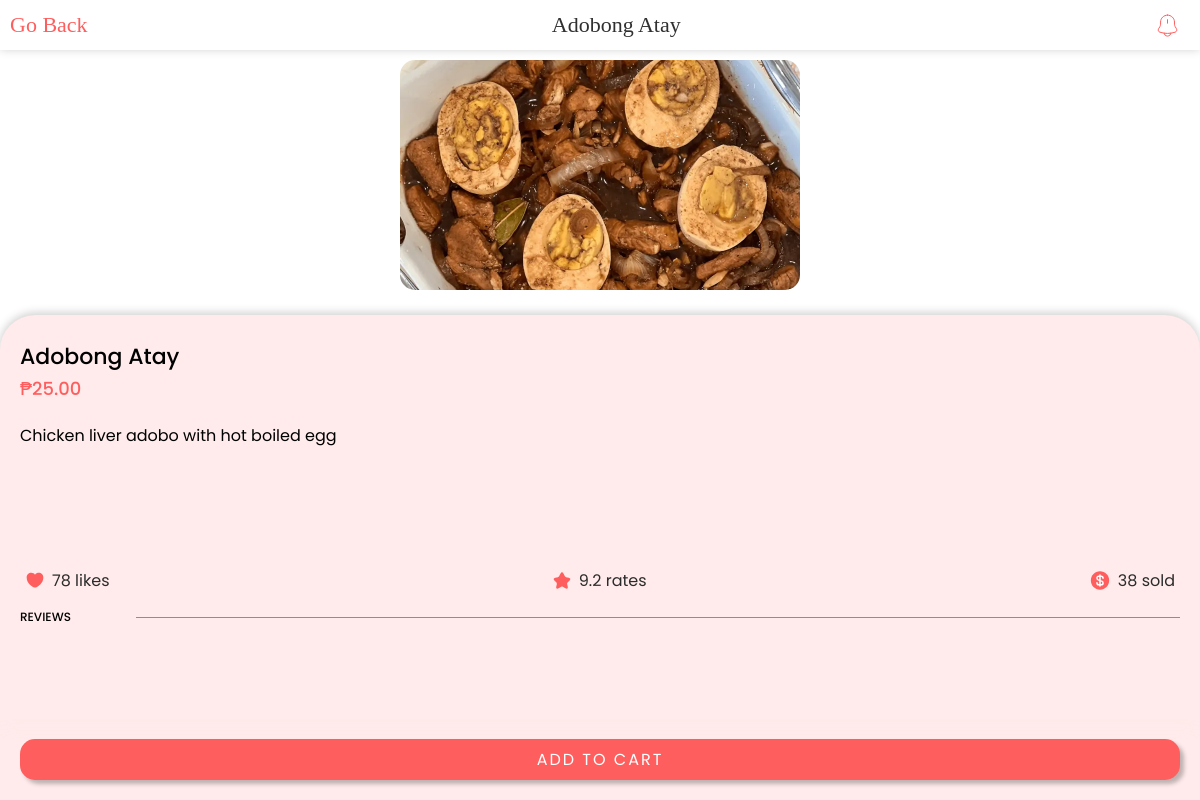
The app's page /customer/food_detailss.php?id=2 with its own data.
### tables this page shows
CREATE TABLE `food_product` (
  `food_id` int(11) NOT NULL,
  `name` varchar(100) NOT NULL,
  `price` decimal(10,2) NOT NULL,
  `description` mediumtext NOT NULL,
  `img` varchar(100) NOT NULL,
  `rates` float NOT NULL,
  `likes` int(11) NOT NULL,
  `sold` int(11) NOT NULL,
  `created_at` timestamp NOT NULL DEFAULT current_timestamp(),
  `updated_at` timestamp NOT NULL DEFAULT current_timestamp() ON UPDATE current_timestamp()
);

### classes/food.class.php (called while the page is built, shortened)
<?php
    include_once 'database.php';
    class Food{
        protected $db;
        function __construct(){
            $this->db = new Database;
        }
        function fetch($id){
            $sql = 'SELECT * FROM food_product WHERE food_id=:food_id;';
            $query = $this->db->connect()->prepare($sql);
            $query->bindParam(':food_id', $id);
            if($query->execute()){
                $data = $query->fetch();
            }
            return $data;
        }
    }
?>

### classes/database.php (called while the page is built)
<?php
    class Database{
        private $host = 'localhost';
        private $username = 'root';
        private $password = '';
        private $database = 'meraki';
        protected $connection;
        function connect(){
            try{
                $this->connection = new PDO("mysql:host=$this->host;dbname=$this->database",
                                            $this->username, $this->password);
            }
            catch(PDOException $e){
                echo 'Connection Error ' . $e->getMessage();
            }
            return $this->connection;
        }
    }
?>

### customer/food_detailss.php (the view, shortened to what this page needs)
<?php
    include_once '../classes/food.class.php';
    include_once '../classes/add_on.class.php';
    $food = new Food;
    if($food->fetch($_GET['id'])){
        $data = $food->fetch($_GET['id']);
    }
    $page_title = $data['name'];
    include_once '../includes/header.php';
    include_once '../includes/top2.php';
?>
<div class="content">
    <div class="img-container">
        <img src="../icons/items/<?= $data['img']; ?>.png">
    </div>
    <div class="desc-container">
        <h3>
            <?= $data['name']; ?>
        </h3>
        <div class="price-cont">
            <span>₱</span>
            <h4 class="price"><?= $data['price']; ?></h4>
        </div>
        <div class="food-description">
            <p>
                <?= $data['description']; ?>
            </p>
        </div>
        <div class="item-rates">
            <div>
                <img src="../icons/items/heart.svg">
                <p>
                    <?= $data['likes']; ?> likes
                </p>
            </div>
            <div>
                <img src="../icons/items/star.svg">
                <p>
                    <?= $data['rates']; ?> rates
                </p>
            </div>
            <div>
                <img src="../icons/items/dollar.svg">
                <p>
                    <?= $data['sold']; ?> sold
                </p>
            </div>
        </div>
        <div class="title-with-line-cont">
            <h1>REVIEWS</h1>
            <hr>
        </div>
        <div class="submit-btn-container">
            <button class="submit-btn" id="add-to-cart">ADD TO CART</button>
        </div>
    </div>
</div>
<?php
    include_once '../includes/footer.php';
?>

### includes/top2.php (shortened to what this page needs)
<div class="top2">
    <div class="row1">
<?php
    if($page_title == 'Home'){
        echo '<p>Welcome!</p>';
        echo '<img src="../icons/logo/logo.svg" class="logo">';
    }
    else{
        echo '<a href="home.php" class="back-btn">Go Back</a>';
        echo '<p>'.$page_title.'</p>';
    }
    if($_SESSION['logged_in'] == 'null'){
        echo '<a href="login/login.php" class="submit-btn">Sign in</a>';
    }
    else{
        echo '<a href="#" class="notif"><img src="../icons/notification.svg"></a>';
    }
?>
    </div>
</div>

### css/food_details.css (style rules this page uses)
.container .content { padding: 0; width: 100%; overflow: hidden; }
.content .img-container { background: #fff; margin: 10px 0 25px; height: 230px; display: flex; justify-content: center; }
.content .img-container img { border-radius: 15px; }
.content .desc-container { background: #FFEBEB; box-shadow: 0 -2px 10px rgba(0, 0, 0, .2); min-height: calc(100vh - 315px); padding: 25px 20px 67px; border-radius: 35px 35px 0 0; position: relative; z-index: 1; }
.content .desc-container h3 { font-size: 22px; font-weight: 500; }
.content .desc-container .food-description { margin: 20px 0; min-height: 125px; }
.container .content .title-with-line-cont { margin: 15px 0 10px; }
.container .content .title-with-line-cont h1 { margin-right: 10px; }
.content .submit-btn-container { padding: 0 20px 20px; box-shadow: 0 -1px 20px 0 rgba(255, 235, 235, .6); background: #FFEBEB; position: absolute; width: 100%; bottom: 0; left: 50%; transform: translateX(-50%); }
.content .submit-btn-container .submit-btn { width: 100%; font-size: 16px; letter-spacing: 2px; border-radius: 15px; box-shadow: 4px 4px 4px rgba(0, 0, 0, .25); }

### css/home.css (style rules this page uses)
.container .content { min-height: calc(100vh - 110px); }
.container .title-with-line-cont h1 { margin-right: 10px; }
.price-cont span { font-size: 20px; }
.price-cont .price { font-weight: 500; font-size: 18px; }

### css/global.css (style rules this page uses)
* { margin: 0; padding: 0; box-sizing: border-box; font-family: 'Poppins', monospace; text-decoration: none; list-style: none; }
.container .content { position: relative; display: flex; flex-direction: column; }
a { color: #FF5E5E; }
h1, label, p { pointer-events: none; }
.price-cont { display: flex; align-items: center; color: #FF5E5E; }
.price-cont span { font-size: 22px; }
.price-cont .price { font-weight: 500; font-size: 20px; }
.submit-btn { background: #FF5E5E; color: #fff; font-size: 11px; font-weight: 400; padding: 8px 0; border: none; border-radius: 5px; box-shadow: 0px 2px 5px rgb(0 0 0 / 25%); cursor: pointer; }
.container .content .title-with-line-cont { display: flex; justify-content: space-between; align-items: center; margin: 15px 0; }
.container .title-with-line-cont h1 { font-size: 12px; font-weight: 500; white-space: nowrap; }
.container .title-with-line-cont hr { background: #FF5E5E; width: 90%; height: 1px; outline: 0; border: 0; }
.item-rates { display: flex; justify-content: space-between; padding: 0 5px; }
.item-rates div { display: flex; gap: 7px; color: #2b2b2b; }

### css/top.css (style rules this page uses)
.container .top2 { width: 100%; min-height: 50px; padding: 0 10px; background: #fff; display: flex; flex-direction: column; position: sticky; box-shadow: 0 -2px 10px rgba(0, 0, 0, .25); top: 0; z-index: 4; color: #303030; }
.container .top2 .row1 { display: flex; height: 50px; width: 100%; justify-content: space-between; align-items: center; }
.container .top2 .back-btn, .container .top2 p { font-family: 'Atma'; font-size: 22px; }
.container .top2 .back-btn { color: #FF5E5E; }
.container .top2 .notif { padding: 10px; display: flex; border-radius: 10px; }

### records on screen
food_product: name "Adobong Atay", img (picture), price "25.00", description "Chicken liver adobo with hot boiled egg", likes "78", rates "9.2", sold "38"
